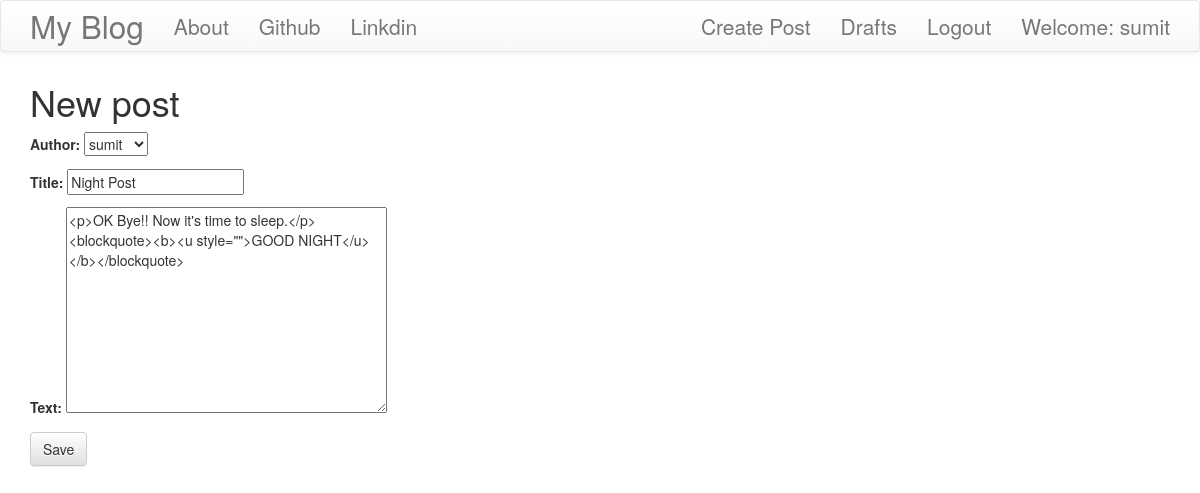
/post/4/edit/ (signed in), run on the app's committed database.
### blog/models.py (models this page shows, shortened)
class Post(models.Model):
	author=models.ForeignKey('auth.User',on_delete=models.CASCADE)
	title=models.CharField(max_length=200)
	text=models.TextField()
	create_date=models.DateTimeField(default=timezone.now)
	published_date=models.DateTimeField(blank=True,null=True)

### blog/views.py (the view)
# urls.py: path('post/<int:pk>/edit/',views.PostUpdateView.as_view(),name='post_edit'),
class PostUpdateView(LoginRequiredMixin,UpdateView):
	redirect_field_name='blog/post_detail.html'
	form_class =PostForm
	model=Post

### blog/forms.py
class PostForm(forms.ModelForm):
    class Meta:
        model = Post
        fields = ('author','title', 'text',)
        widgets = {
            'title': forms.TextInput(attrs={'class': 'textinputclass'}),
            'text': forms.Textarea(attrs={'class': 'editable medium-editor-textarea postcontent'}),
        }

### blog/templates/blog/post_form.html (shortened to what this page needs)
{% extends 'blog/base.html' %}
{% block content %}
    <h1>New post</h1>
    <form method="POST" class="post-form">
    {{form.as_p}}
    <button type="submit" class="save btn btn-default">Save</button>
    </form>
{% endblock %}

### blog/templates/blog/base.html (shortened to what this page needs)
<!DOCTYPE html>
{% load static %}
<html>
<head>
	<link rel="stylesheet" href="https://maxcdn.bootstrapcdn.com/bootstrap/3.3.7/css/bootstrap.min.css">
	<link rel="stylesheet" href="https://maxcdn.bootstrapcdn.com/bootstrap/3.3.7/css/bootstrap-theme.min.css">
	<link rel="stylesheet" href="//cdn.jsdelivr.net/npm/medium-editor@latest/dist/css/medium-editor.min.css" type="text/css" media="screen" charset="utf-8">
	<link rel="stylesheet" type="text/css" href="{% static 'css/blog.css' %}">
</head>
<body class="loader">
	<div>
		<nav class="navbar navbar-default techfont custom-navbar">
			<div class="container">
				<ul class="nav navbar-nav">
				<li><a class="navbar-brand bigbrand" href="{% url 'post_list' %}">My Blog</a></li>
				<li><a href="{% url 'about' %}">About</a></li>
				<li><a href="https://www.github.com">Github</a></li>
				<li><a href="https://www.linkedin.com">Linkdin</a></li>
				</ul>
				<ul class="nav navbar-nav navbar-right">
					{% if user.is_authenticated %}
					<li> <a href="{% url 'post_new'%}">Create Post</a></li>
					<li> <a href="{% url 'post_draft'%}">Drafts</a></li>
					<li> <a href="{% url 'logout'%}">Logout</a></li>
					<li> <a> Welcome: {{user.username}}</a></li>
					{% else %}
					<li><a class="nav navbar-right" href="{% url 'login'%}"><span class="glyphicon glyphicon-user"></span></a></li>
					{% endif %}
				</ul>
			</div>
		</nav>
		<div class="content container">
			<div class="row">
				<div class="col-md-8">
					<div class="blog_post">
						{% block content %}
						{% endblock %}
					</div>
				</div>
			</div>
		</div>
	</div>
</body>
</html>

### blog/static/css/blog.css (style rules this page uses)
.techfont { font-family: 'Open Sans',Light 300; font-size: 1.5em; margin-bottom: 10px; }
.bigbrand { font-size: 1.5em }
.postcontent { font-family: 'Montserrat' font-size: 1.5em; }
.loader { filter:hue-rotate(0deg); color:linear-gradient(45deg,#0f8,#08f); animation:hue 10000ms infinite linear; }

### data on the page
Post: author "sumit", title "Night Post", text "<p>OK Bye!! Now it's time to sleep.</p><blockquote><b><u style=\"\">GOOD NIGHT</u></b></blockquote>"

### other printed values
{{ user.username }} "sumit"
